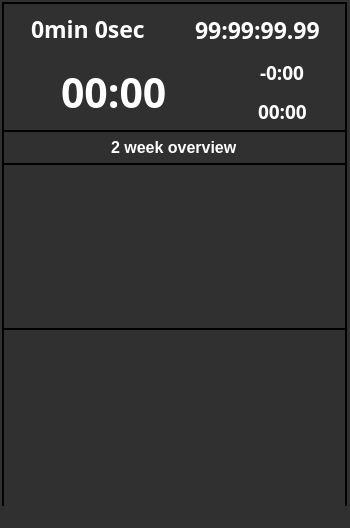
<?xml version="1.0" encoding="UTF-8"?>
<ui version="4.0">
 <class>MainWindow</class>
 <widget class="QMainWindow" name="MainWindow">
  <property name="geometry">
   <rect>
    <x>0</x>
    <y>0</y>
    <width>350</width>
    <height>528</height>
   </rect>
  </property>
  <property name="minimumSize">
   <size>
    <width>350</width>
    <height>528</height>
   </size>
  </property>
  <property name="maximumSize">
   <size>
    <width>350</width>
    <height>528</height>
   </size>
  </property>
  <property name="windowTitle">
   <string>MainWindow</string>
  </property>
  <property name="styleSheet">
   <string notr="true">background-color: #303030</string>
  </property>
  <widget class="QWidget" name="centralwidget">
   <property name="styleSheet">
    <string notr="true"/>
   </property>
   <widget class="QGroupBox" name="timebox">
    <property name="geometry">
     <rect>
      <x>2</x>
      <y>2</y>
      <width>345</width>
      <height>130</height>
     </rect>
    </property>
    <property name="styleSheet">
     <string notr="true">border: 2px solid black</string>
    </property>
    <property name="title">
     <string/>
    </property>
    <widget class="QLineEdit" name="wko_time">
     <property name="geometry">
      <rect>
       <x>2</x>
       <y>2</y>
       <width>170</width>
       <height>49</height>
      </rect>
     </property>
     <property name="font">
      <font>
       <family>Segoe UI Semibold</family>
       <pointsize>17</pointsize>
       <weight>75</weight>
       <bold>true</bold>
      </font>
     </property>
     <property name="styleSheet">
      <string notr="true">border: none; background-color: #303030; color: #FFFFFF</string>
     </property>
     <property name="text">
      <string>0min 0sec</string>
     </property>
     <property name="alignment">
      <set>Qt::AlignCenter</set>
     </property>
     <property name="readOnly">
      <bool>true</bool>
     </property>
    </widget>
    <widget class="QLineEdit" name="time">
     <property name="geometry">
      <rect>
       <x>170</x>
       <y>2</y>
       <width>173</width>
       <height>51</height>
      </rect>
     </property>
     <property name="font">
      <font>
       <family>Segoe UI Semibold</family>
       <pointsize>17</pointsize>
       <weight>75</weight>
       <bold>true</bold>
      </font>
     </property>
     <property name="styleSheet">
      <string notr="true">border: none; background-color: #303030; color: #FFFFFF</string>
     </property>
     <property name="text">
      <string>99:99:99.99</string>
     </property>
     <property name="alignment">
      <set>Qt::AlignCenter</set>
     </property>
     <property name="readOnly">
      <bool>true</bool>
     </property>
    </widget>
    <widget class="QLineEdit" name="current_rest_time">
     <property name="geometry">
      <rect>
       <x>2</x>
       <y>50</y>
       <width>221</width>
       <height>81</height>
      </rect>
     </property>
     <property name="font">
      <font>
       <family>Segoe UI Semibold</family>
       <pointsize>31</pointsize>
       <weight>75</weight>
       <bold>true</bold>
      </font>
     </property>
     <property name="styleSheet">
      <string notr="true">border: none; background-color: #303030; color: #FFFFFF</string>
     </property>
     <property name="text">
      <string>00:00</string>
     </property>
     <property name="alignment">
      <set>Qt::AlignCenter</set>
     </property>
     <property name="readOnly">
      <bool>true</bool>
     </property>
    </widget>
    <widget class="QLineEdit" name="deltatime">
     <property name="geometry">
      <rect>
       <x>219</x>
       <y>50</y>
       <width>124</width>
       <height>41</height>
      </rect>
     </property>
     <property name="font">
      <font>
       <family>Microsoft YaHei</family>
       <pointsize>14</pointsize>
       <weight>75</weight>
       <bold>true</bold>
      </font>
     </property>
     <property name="styleSheet">
      <string notr="true">border: none; background-color: #303030; color: #FFFFFF</string>
     </property>
     <property name="text">
      <string>-0:00</string>
     </property>
     <property name="alignment">
      <set>Qt::AlignCenter</set>
     </property>
     <property name="readOnly">
      <bool>true</bool>
     </property>
    </widget>
    <widget class="QLineEdit" name="avr_time">
     <property name="geometry">
      <rect>
       <x>219</x>
       <y>89</y>
       <width>124</width>
       <height>41</height>
      </rect>
     </property>
     <property name="font">
      <font>
       <family>Microsoft YaHei</family>
       <pointsize>14</pointsize>
       <weight>75</weight>
       <bold>true</bold>
      </font>
     </property>
     <property name="styleSheet">
      <string notr="true">border: none; background-color: #303030; color: #FFFFFF</string>
     </property>
     <property name="text">
      <string>00:00</string>
     </property>
     <property name="alignment">
      <set>Qt::AlignCenter</set>
     </property>
     <property name="readOnly">
      <bool>true</bool>
     </property>
    </widget>
   </widget>
   <widget class="QGroupBox" name="two_week_overview">
    <property name="geometry">
     <rect>
      <x>2</x>
      <y>130</y>
      <width>345</width>
      <height>200</height>
     </rect>
    </property>
    <property name="styleSheet">
     <string notr="true">border: 2px solid black</string>
    </property>
    <property name="title">
     <string/>
    </property>
    <widget class="QLineEdit" name="lineEdit">
     <property name="geometry">
      <rect>
       <x>0</x>
       <y>0</y>
       <width>345</width>
       <height>35</height>
      </rect>
     </property>
     <property name="font">
      <font>
       <pointsize>12</pointsize>
       <weight>75</weight>
       <bold>true</bold>
      </font>
     </property>
     <property name="styleSheet">
      <string notr="true">color: #FFFFFF</string>
     </property>
     <property name="text">
      <string>2 week overview</string>
     </property>
     <property name="alignment">
      <set>Qt::AlignCenter</set>
     </property>
     <property name="readOnly">
      <bool>true</bool>
     </property>
    </widget>
   </widget>
   <widget class="QGroupBox" name="graph">
    <property name="geometry">
     <rect>
      <x>2</x>
      <y>328</y>
      <width>345</width>
      <height>180</height>
     </rect>
    </property>
    <property name="styleSheet">
     <string notr="true">border: 2px solid black</string>
    </property>
    <property name="title">
     <string/>
    </property>
   </widget>
  </widget>
  <widget class="QStatusBar" name="statusbar"/>
 </widget>
 <resources/>
 <connections/>
</ui>
